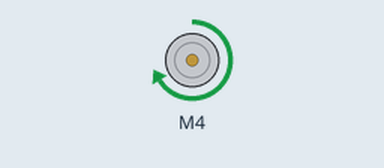
Bench run of a sketch on a simulated Arduino Uno, built with avr-gcc and run on an emulated ATmega328P. On the bench: DC motor (green arrow = forward, orange = backward, longer = faster).

Above: at 0.1 s.
At 29.1 s:
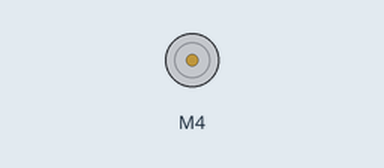
Timing chart, 0 to 40.0 s (numbered marks = the images above):
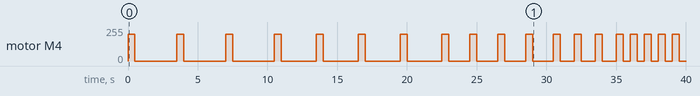

The sketch:

Demo_Day_Final_Experiment_Code.ino
```cpp
// This code uses identical principles to that of the code "Final Draft of Synthetic Heart Rate" with the exception of timed events occuring in the loop
// It was used for the first set of experiments conducted on "demo day", described in the report. It uses a synthetic heart rate rather than the pulse sensor
#include <AFMotor.h> //Include the motor shield library for the DC motors
AF_DCMotor motor(4); //Establish that the 4th motor connection point is the one in use

float initialBPM = 60; //Set the intial bpm a value. 60 is chosen here as it is within the healthy resting heart range
float currentBPM; //Set the new bpm variable. 60 is chosen here to observe what happens when there is no change in bpm but ay value can be chosen
int waitTime = 0; //Set up the variable waitTime that will be used later

unsigned long startTime;
unsigned long currentTime;
unsigned long priorTime; //Set up the variables that will be used later as counters in the loop function

void setup() {
  Serial.begin(9600);
  motor.setSpeed(200);
  motor.run(RELEASE); //Activates the motor in the setup
  currentBPM = 60; //Give the current bpm variable a value. 60 is the chosen starting value for this set of experiments
}

void loop() {
  startTime = millis(); //Establish a timer for the timed events
  currentTime = millis(); //Establish a timer for the motor control if statement

  if(startTime >= 00000 && startTime < 10000){ //If the startTime of the loop is greater than 0 seconds and less than 10 seconds, enter this statement
    currentBPM = 80; //Set the current bpm to be equal to 80 (a 20 bpm increase) to allow it to enter a different band of motor control
  }
  if(startTime >= 10000 && startTime < 20000){ //If the startTime of the loop is greater than 10 seconds and less than 20 seconds, enter this statement
    currentBPM = 100; //Set the current bpm to be equal to 100 (a 40 bpm increase) to allow it to enter a different band of motor control
  }
  if(startTime >= 20000 && startTime < 30000){ //If the startTime of the loop is greater than 20 seconds and less than 30 seconds, enter this statement
    currentBPM = 120; //Set the current bpm to be equal to 120 (a 60 bpm increase) to allow it to enter a different band of motor control
  }
  if(startTime >= 30000 && startTime < 35000){ //If the startTime of the loop is greater than 30 seconds and less than 35 seconds, enter this statement
    currentBPM = 140; //Set the current bpm to be equal to 140 (a 80 bpm increase) to allow it to enter a different band of motor control
  }
  if(startTime >= 35000 && startTime < 40000){ //If the startTime of the loop is greater than 35 seconds and less than 40 seconds, enter this statement
    currentBPM = 150; //Set the current bpm to be equal to 150 (a 90 bpm increase) to allow it to enter a different band of motor control
  }
  if(startTime >= 40000 && startTime < 45000){ //If the startTime of the loop is greater than 40 seconds and less than 45 seconds, enter this statement
    currentBPM = 155; //Set the current bpm to be equal to 155 (a 95 bpm increase) to allow it to enter the fastest band of motor control
  }
  if(startTime >= 45000 && startTime < 50000){ //If the startTime of the loop is greater than 45 seconds and less than 50 seconds, enter this statement
    currentBPM = 120; //Set the current bpm to be equal to 120 (a 60 bpm increase) to allow it to enter a different band of motor control
  }
  if(startTime >= 50000 && startTime < 55000){ //If the startTime of the loop is greater than 50 seconds and less than 55 seconds, enter this statement
    currentBPM = 90; //Set the current bpm to be equal to 90 (a 30 bpm increase) to allow it to enter a different band of motor control
  }
  if(startTime >= 55000 && startTime < 60000){ //If the startTime of the loop is greater than 55 seconds and less than 60 seconds, enter this statement
    currentBPM = 80; //Set the current bpm to be equal to 80 (a 20 bpm increase) to allow it to enter a different band of motor control
  }
  if(startTime >= 60000){ //If the startTime of the loop is greater than 60 seconds, enter this statement
    currentBPM = 60; //Set the current bpm to be equal to 60 to stop the motor from activating again (as the intial and current bpm values are equal)
  }

  if((currentTime - priorTime) >= waitTime){ //If the difference between the currentTime and the priorTime is greater than the waitTime then the if statement may be entered
    if((currentBPM - initialBPM) >= 15 && (currentBPM - initialBPM) < 30){ //If the current bpm is higher than the initial bpm by 15 to 29 beats, enter this statement
        motor.run(FORWARD); //Set the motor to run forwards
        motor.setSpeed(200); //Set the motor speed to 200 (see earlier code for reasoning)
        delay(500); //Delay the next command by 0.5 seconds. This allows the motor to run uninterrupted for half a second
        waitTime = 3500; //Set the time to wait between entering the if statement again (and starting the motor) to 3.5 seconds
        motor.setSpeed(0); //Stop the motor to avoid it running while waiting for the next oppurtunity to enter the if statement
    }
    if((currentBPM - initialBPM) >= 30 && (currentBPM - initialBPM) < 45){ //If the current bpm is higher than the initial bpm by 30 to 44 beats, enter this statement
        motor.run(FORWARD); //Set the motor to run forwards
        motor.setSpeed(200); //Set the motor speed to 200 (see earlier code for reasoning)
        delay(500); //Delay the next command by 0.5 seconds. This allows the motor to run uninterrupted for half a second
        waitTime = 3000; //Set the time to wait between entering the if statement again (and starting the motor) to 3 seconds
        motor.setSpeed(0); //Stop the motor to avoid it running while waiting for the next oppurtunity to enter the if statement
    }
    if((currentBPM - initialBPM) >= 45 && (currentBPM - initialBPM) < 60){ //If the current bpm is higher than the initial bpm by 45 to 59 beats, enter this statement
        motor.run(FORWARD); //Set the motor to run forwards
        motor.setSpeed(200); //Set the motor speed to 200 (see earlier code for reasoning)
        delay(500); //Delay the next command by 0.5 seconds. This allows the motor to run uninterrupted for half a second
        waitTime = 2500; //Set the time to wait between entering the if statement again (and starting the motor) to 2.5 seconds
        motor.setSpeed(0); //Stop the motor to avoid it running while waiting for the next oppurtunity to enter the if statement
    }
    if((currentBPM - initialBPM) >= 60 && (currentBPM - initialBPM) < 75){ //If the current bpm is higher than the initial bpm by 60 to 74 beats, enter this statement
        motor.run(FORWARD); //Set the motor to run forwards
        motor.setSpeed(200); //Set the motor speed to 200 (see earlier code for reasoning)
        delay(500); //Delay the next command by 0.5 seconds. This allows the motor to run uninterrupted for half a second
        waitTime = 2000; //Set the time to wait between entering the if statement again (and starting the motor) to 2 seconds
        motor.setSpeed(0); //Stop the motor to avoid it running while waiting for the next oppurtunity to enter the if statement
    }
    if((currentBPM - initialBPM) >= 75 && (currentBPM - initialBPM) < 90){ //If the current bpm is higher than the initial bpm by 75 to 89 beats, enter this statement
        motor.run(FORWARD); //Set the motor to run forwards
        motor.setSpeed(200); //Set the motor speed to 200 (see earlier code for reasoning)
        delay(500); //Delay the next command by 0.5 seconds. This allows the motor to run uninterrupted for half a second
        waitTime = 1500; //Set the time to wait between entering the if statement again (and starting the motor) to 1.5 seconds
        motor.setSpeed(0); //Stop the motor to avoid it running while waiting for the next oppurtunity to enter the if statement
    }
    if((currentBPM - initialBPM) >= 90){ //If the current bpm is higher than the initial bpm by 90 beats or more, enter this statement
        motor.run(FORWARD); //Set the motor to run forwards
        motor.setSpeed(200); //Set the motor speed to 200 (see earlier code for reasoning)
        delay(500); //Delay the next command by 0.5 seconds. This allows the motor to run uninterrupted for half a second
        waitTime = 1000; //Set the time to wait between entering the if statement again (and starting the motor) to 1 second
        motor.setSpeed(0); //Stop the motor to avoid it running while waiting for the next oppurtunity to enter the if statement
    }
    if(currentBPM - initialBPM < 15){ //If the current bpm is less than 15 beats greater than the initial bpm, enter this statement
        motor.run(RELEASE); //Stop the motor
        motor.setSpeed(0); //Set the motor speed to zero
        waitTime = 0; //Wait time is zero as there is nothing to wait for
    }
    priorTime = currentTime; //Set the priorTime to currentTime. This creates a counting system that can be used to repeat an action when desired by the code
  }
}
```

Measured:
- by itself, motor M4: goes 3 × (forward 200/255 0.50 s, stopped 3.0 s), 4 × (forward 200/255 0.50 s, stopped 2.5 s), 4 × (forward 200/255 0.50 s, stopped 1.5 s), 3 × (forward 200/255 0.50 s, stopped 1.0 s), 4 × (forward 200/255 0.50 s, stopped 0.50 s), forward 200/255 0.50 s, then stopped
